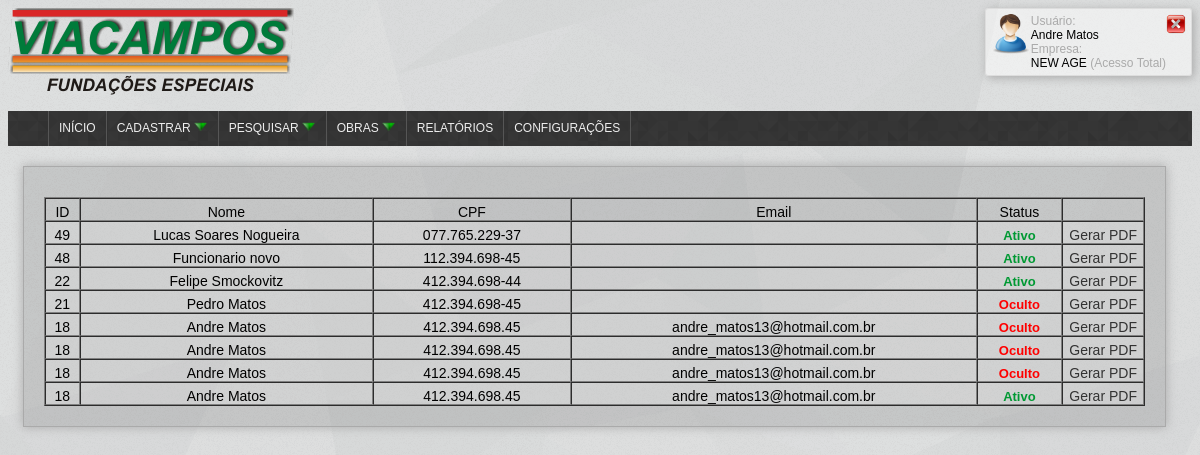
Page /reports/funcionario.php (signed in) on the earlier database version.
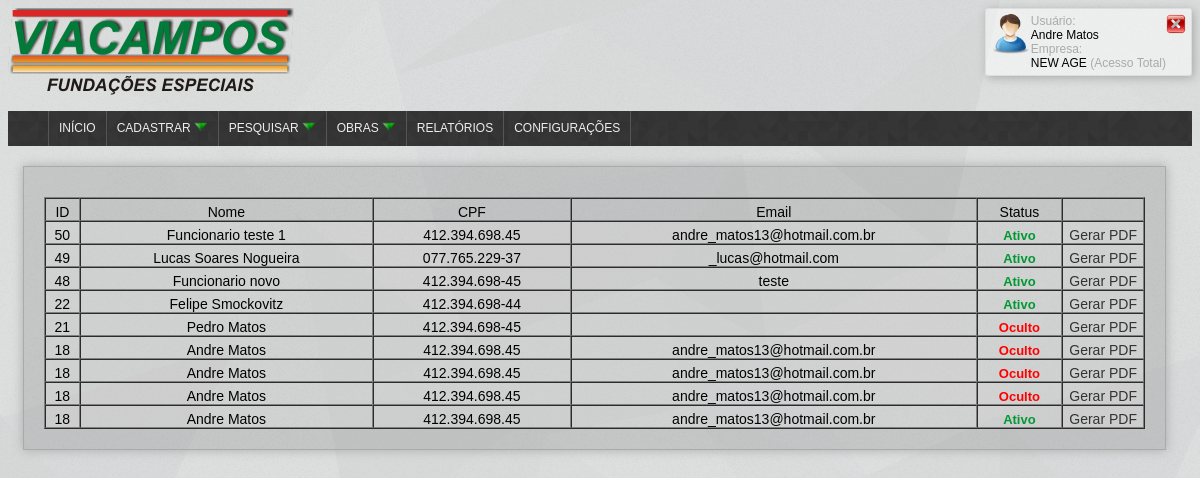
Same page on the later database version.
### tables this page shows
CREATE TABLE IF NOT EXISTS `funcionario` (
  `id_tabela` int(11) NOT NULL,
  `cod_serie` varchar(255) NOT NULL,
  `id` int(11) NOT NULL,
  `nome` varchar(255) NOT NULL,
  `cpf` varchar(14) NOT NULL,
  `rg` varchar(12) NOT NULL,
  `org_em_rg` varchar(255) NOT NULL,
  `data_em_rg` date NOT NULL,
  `num_tit_eleitor` varchar(30) NOT NULL,
  `data_nasc` date NOT NULL,
  `telefone` varchar(15) NOT NULL,
  `email` varchar(255) NOT NULL,
  `email_empresa` varchar(255) NOT NULL,
  `senha` varchar(255) NOT NULL,
  `is_admin` int(11) NOT NULL,
  `id_cbo` int(11) NOT NULL,
  `id_endereco` int(11) NOT NULL,
  `id_turno` int(11) NOT NULL,
  `id_empresa` int(11) NOT NULL,
  `id_empresa_filial` int(11) NOT NULL,
  `id_supervisor` int(11) NOT NULL,
  `id_dados_bancarios` int(11) NOT NULL,
  `data_adm` date NOT NULL COMMENT 'Data de admissão',
  `data_dem` date NOT NULL COMMENT 'Data de demissão',
  `salario_base` double NOT NULL,
  `qtd_horas_sem` int(11) NOT NULL,
  `num_cart_trab` varchar(50) NOT NULL,
  `num_serie_cart_trab` varchar(50) NOT NULL,
  `id_uf_cart_trab` int(11) NOT NULL COMMENT 'id do estado',
  `num_pis` varchar(20) NOT NULL,
  `data_ini` date NOT NULL COMMENT 'data inicio da validade do registro',
  `data_fim` date NOT NULL COMMENT 'data fim da validade do registro',
  `oculto` int(11) NOT NULL
);

### reports/funcionario.php (the view, shortened to what this page needs)
<html>
<head>
   <link rel="stylesheet" type="text/css" href="../administrator/style.css">
</head>
<body>
            <?php include_once("../view/topo.php"); ?>
            <div class="formulario" style="width:93%">
	            <div class="content-right" >
	            	<?php
					$busca = mysql_query("SELECT * FROM funcionario WHERE id_empresa = '".$_SESSION['id_empresa']."' ORDER BY id DESC")or die(mysql_error());
					if(mysql_num_rows($busca) > 0)
					{
					?>
						<table width="100%" border="1" cellpadding="0" cellspacing="0" id="listacliente" style="text-align:center; font-size: 14px;">
							<tr>
								<td>ID</td><td>Nome</td><td>CPF</td><td>Email</td><td>Status</td><td></td>
							</tr>
							<?php
							while ($ver = mysql_fetch_assoc($busca)){
							?>
							<tr align="center" valign="middle" style="background-color:rgba(255,255,255,0.2);" onMouseOver="style.backgroundColor='rgba(255,255,255,0.7)'" onMouseOut="style.backgroundColor='rgba(255,255,255,0.2)'">
								<td ><?php echo $ver['id']; ?></td>
								<td ><?php echo $ver['nome']; ?></td>
								<td ><?php echo $ver['cpf']; ?></td>
								<td ><?php echo $ver['email']; ?></td>
								<td ><?php $ver['oculto']=='1' ? print '<strong><span style="color:red">Oculto</span></strong>' : print '<strong><span style="color:#093">Ativo</span></strong>'; ?>
								</td>
								<td width="80">
									<a href="relatorio.php?rel=funcionario&id=<?php echo $ver['id']; ?>" title="Gerar PDF"
									target="_self">Gerar PDF</a>
								</td>
							</tr>
							<?php }  ?>
						</table>
					<?php
					}else{
						print 'Sem Registros';
						}
					?>
	            </div>
	        </div>
</body>
</html>

### view/topo.php
<?php
	if($_SESSION['nivel_acesso'] == 0){
		$nivel_acesso = "Acesso Total";
	}else if($_SESSION['nivel_acesso'] == 1){
		$nivel_acesso = "Acesso ViaCampos";
	}else{
		$nivel_acesso = "Acesso ControlPonto";
	}
 ?>
<div style="width:100%; float:left;" >
	<div class="img" style="float:left"><img src="../images/logo75mm.png"></div>
	<div class="box-login" style="">
		<div style="float:left"><img src="../images/user.png" width="40px"></div>
		<div class="nome-box-login" style=""><span style="">Usuário:<br /></span><?php echo $_SESSION["user"]; ?><br /><span style="">Empresa:<br /></span><?php echo $_SESSION['empresa']."<span> (".$nivel_acesso.")</span>" ?></div>
		<div style="float:right;"><a title="Clique para sair" href="logout.php"><img src="../images/fechar.png" width="20px"></a></div>
	</div>
</div>
<div style="float:left; width:100%">
 	<div class="menu">
		<div class="menu">
	         <?php include_once("../view/menu_admin.php"); ?>
	    </div>
	</div>
</div>

### view/menu_admin.php (shortened to what this page needs)
<ul class="menu-list">
    <li style="border-left: 1px solid#565656;"><a href='/viacampos/administrator/principal.php'>Início</a></li>
    <li>
      <a style=""><span style="float:left">Cadastrar </span><img style="float:left; margin-top:-2px; margin-left:2px;" src="../images/downarrow_1246.png" width="15px;"></a>
    </li>
    <li>
      <a style=""><span style="float:left">Pesquisar </span><img style="float:left; margin-left:2px; margin-top:-2px;" src="../images/downarrow_1246.png" width="15px;"></a>
    </li>
    <?php if($_SESSION['nivel_acesso'] == 0 || $_SESSION['nivel_acesso'] == 1){ ?>
      <li>
        <a style=""><span style="float:left">Obras </span><img style="float:left; margin-left:2px; margin-top:-2px;" src="../images/downarrow_1246.png" width="15px;"></a>
      </li>
    <?php } ?>
    <li><a href="/viacampos/administrator/define_relatorio.php">Relatórios</a></li>
    <li><a href="/viacampos/administrator/configuracoes.php">Configurações</a></li>
</ul>

### administrator/style.css (style rules this page uses)
body { background: url("../images/shattered.png"); font-family: Arial; }
body span, body table tr td span { font-size: 13px; }
.box-login { border: 1px solid#ddd; border-radius:3px; float:right; background-color:rgba(255,255,255,0.5); padding:5px; box-shadow: 2px 2px 10px #aaa; }
.nome-box-login { float:left; }
.nome-box-login { font-size:12px; }
.nome-box-login span { color:#aaa; font-size:12px; }
.menu { background: url("../images/footer_lodyas.png"); background-size: 200px; border-radius:1px; }
.menu .menu-list { list-style: none; }
.menu > .menu-list > li { float: left; position: relative; border-right: 1px solid#565656; }
.menu > .menu-list > li > a { padding: 10px; }
.menu .menu-list, .menu .sub-menu { list-style: none; }
.menu a, .menu a span { color: #eee; text-decoration: none; display: block; cursor: pointer; text-transform: uppercase; font-size: 12px; font-weight: 500; height:15px; }
.menu > .menu-list > li { float: left; position: relative; }
.menu:after { content: '.'; display: block; clear: both; visibility: hidden; line-height: 0; height: 0; }
.formulario table { margin-top: 10px; }
.formulario table td { padding-top:5px; }
.formulario { padding:20px; box-shadow: 0px 0px 10px #aaa; float: left; margin-top: 20px; margin-left: 15px; border: 1px solid#aaa; margin-bottom: 20px; width: 500px; text-align: center; background-color: rgba(100,100,100,0.2); }
.formulario a { text-decoration: none; color: #333; }

Differences in the rows shown:
added funcionario: id "50", nome "Funcionario teste 1", cpf "412.394.698.45", email "andre_matos13@hotmail.com.br"
changed funcionario "Lucas Soares Nogueira": email (not shown) → "_lucas@hotmail.com"
changed funcionario "Funcionario novo": cpf "112.394.698-45" → "412.394.698-45"; email (not shown) → "teste"
